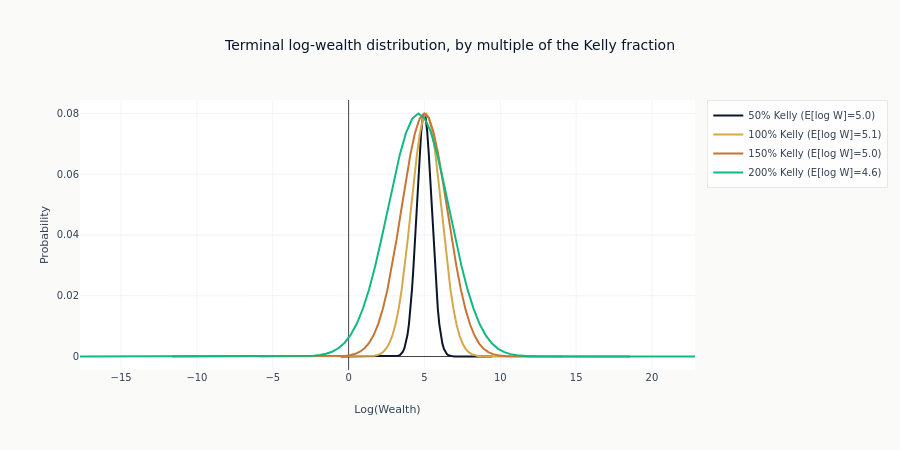

The notebook cell saved with this chart:
### Code cell
# Compare terminal wealth distributions
n_trials = 100
win_prob = 0.55
kelly = compute_kelly_fraction(win_prob)

fig = go.Figure()

for mult in [0.5, 1.0, 1.5, 2.0]:
    dist = terminal_wealth_distribution(n_trials, win_prob, kelly * mult)

    # Compute expected log wealth
    expected_log_wealth = (dist["log_wealth"] * dist["probability"]).sum()

    fig.add_scatter(
        x=dist["log_wealth"].to_list(),
        y=dist["probability"].to_list(),
        mode="lines",
        name=f"{mult:.0%} Kelly (E[log W]={expected_log_wealth:.1f})",
        line=dict(width=2),
    )

fig.update_layout(
    title="Terminal log-wealth distribution, by multiple of the Kelly fraction",
    xaxis_title="Log(Wealth)",
    yaxis_title="Probability",
    height=450,
)
show_plotly_with_alt(
    fig,
    "Four terminal log-wealth distributions after a hundred bets, at a half, one, one and a half and twice Kelly, the full-Kelly curve centred highest and the larger multiples spread wider and further left.",
)
